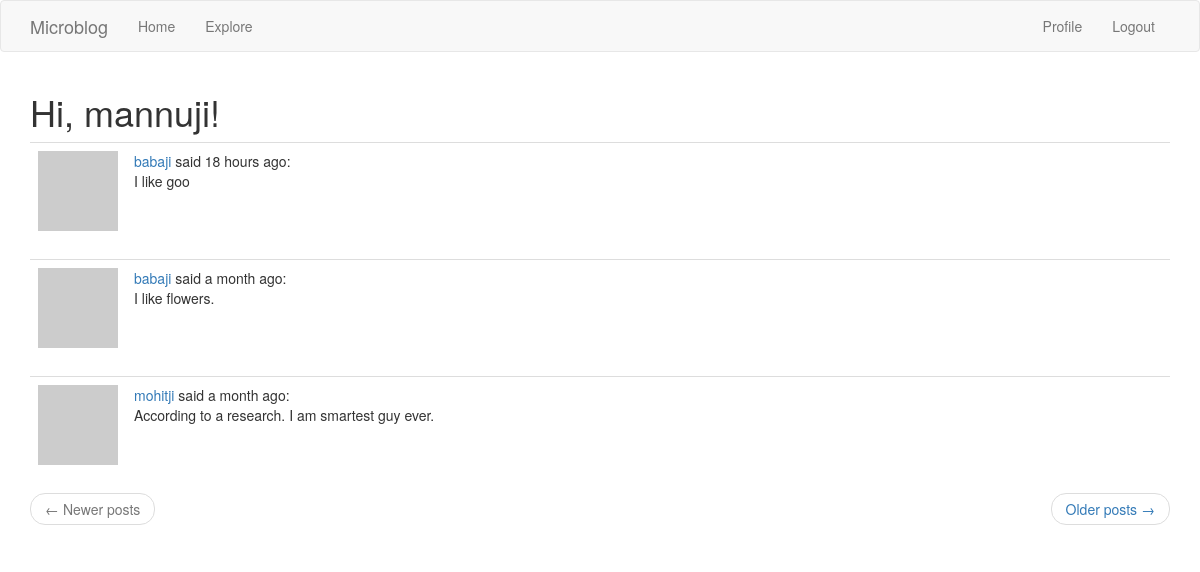
Page /explore (signed in) on the committed database.
### app/models.py (models this page shows, shortened)
class User(UserMixin, db.Model):
    id = db.Column(db.Integer, primary_key=True)
    username = db.Column(db.String(64), index=True, unique=True)
    email = db.Column(db.String(120), index=True, unique=True)
    passowrd_hash = db.Column(db.String(128))
    about_me = db.Column(db.String(140))
    last_seen = db.Column(
        db.DateTime, default=datetime.utcnow
    )  # Passing the function, not calling it
    posts = db.relationship("Post", backref="author", lazy="dynamic")
    followed = db.relationship(
        "User",
        secondary=followers,  # configures the association table i.e. followers
        primaryjoin=(followers.c.follower_id == id),
        secondaryjoin=(followers.c.followed_id == id),
        backref=db.backref("followers", lazy="dynamic"),
        lazy="dynamic",
    )
    def avatar(self, size):  # see chapter 6
        digest = md5(
            self.email.lower().encode("utf-8")
        ).hexdigest()  # expects characters in lower case and in byte form.
        return "https://www.gravatar.com/avatar/{}?d=identicon&s={}".format(
            digest, size
        )  # s for size. d is to get default avatar, 'identicon' is the name of avatar

class Post(db.Model):
    id = db.Column(db.Integer, primary_key=True)
    body = db.Column(db.String(140))
    timestamp = db.Column(db.DateTime, index=True, default=datetime.utcnow)
    user_id = db.Column(db.Integer, db.ForeignKey("user.id"))

### app/routes.py (the view)
@app.route("/explore")
@login_required
def explore():
    page = request.args.get("page", 1, type=int)
    posts = Post.query.order_by(Post.timestamp.desc()).paginate(
        page, app.config["POSTS_PER_PAGE"], False
    )
    next_url = url_for("explore", page=posts.next_num) if posts.has_next else None
    prev_url = url_for("explore", page=posts.prev_num) if posts.has_prev else None
    return render_template(
        "index.html",
        title="Explore",
        posts=posts.items,
        next_url=next_url,
        prev_url=prev_url,
    )

### app/models.py (called while the page is built)
@login.user_loader
def load_user(id):
    return User.query.get(int(id))

### app/routes.py (called while the page is built)
@app.before_request
def before_request():
    if current_user.is_authenticated:
        current_user.last_seen = datetime.utcnow()
        db.session.commit()

### app/templates/index.html (shortened to what this page needs)
{% extends "base.html" %}
{% import 'bootstrap/wtf.html' as wtf %}
{% block app_content %}
<h1>Hi, {{ current_user.username }}!</h1>
{% for post in posts %}
{% include '_post.html' %}
{% endfor %}
<nav aria-label="...">
    <ul class="pager">
        <li class="previous{% if not prev_url %} disabled{% endif %}">
            <a href="{{ prev_url or '#' }}">
                <span aria-hidden="true">&larr;</span> Newer posts
            </a>
        </li>
        <li class="next{% if not next_url %} disabled{% endif %}">
            <a href="{{ next_url or '#' }}">
                Older posts <span aria-hidden="true">&rarr;</span>
            </a>
        </li>
    </ul>
</nav>
{% endblock %}

### app/templates/_post.html
<table class="table table-hover">
    <tr valign="top">
        <td width="70px">
            <a href="{{ url_for('user', username=post.author.username) }}">
                <img src="{{ post.author.avatar(36) }}">
            </a>
        </td>
        <td>
            <a href="{{ url_for('user', username=post.author.username) }}">
                {{ post.author.username }}
            </a>
            said {{ moment(post.timestamp).fromNow() }}:
            <br>
            {{ post.body }}
        </td>
    </tr>
</table>

### rows in the picture
User: username "mannuji"
Post: author.username "babaji", timestamp "18 hours ago", body "I like goo"
Post: author.username "babaji", timestamp "a month ago", body "I like flowers."
Post: author.username "mohitji", timestamp "a month ago", body "According to a research. I am smartest guy ever."
